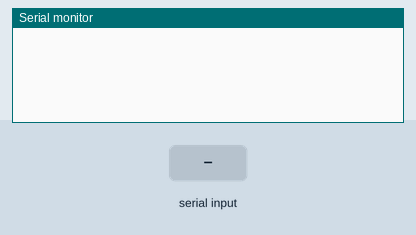
Simulated run of this sketch. Board: Arduino Mega 2560, built with avr-gcc and run on an emulated ATmega2560. Shown: the last lines printed to the serial monitor. The inputs (shaded band) are chosen by the test bench.

Above: at 1.2 s.
1.3 s: "S00\n" received over Serial
At 2.2 s:
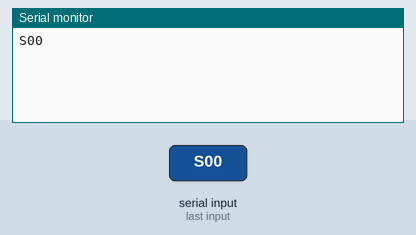
2.8 s: "S00\n" received over the second serial link
At 3.5 s:
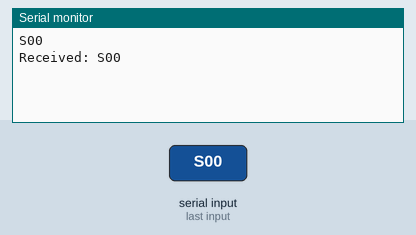
4.3 s: "1\n" received over Serial
At 5.5 s:
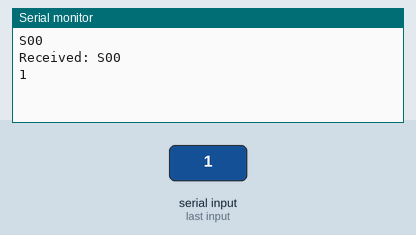
5.8 s: "1\n" received over the second serial link
At 7.0 s:
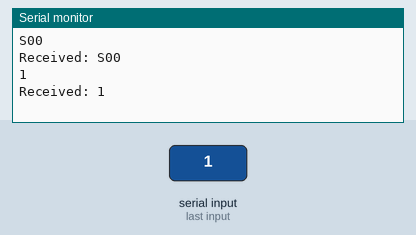

Measured:
- after the input at 1.3 s, the serial monitor: prints a new line at once (image 1)
- after the input at 2.8 s, the serial monitor: prints a new line at once (image 2)
- after the input at 4.3 s, the serial monitor: prints a new line at once (image 3)
- after the input at 5.8 s, the serial monitor: prints a new line at once (image 4)

The sketch:

UART_test.ino
```cpp
#include <HardwareSerial.h>
String receivedData = "";
void setup() {
  Serial2.begin(115200,SERIAL_8N1); // 設定波特率
  Serial.begin(115200); // 用於調試
}

void loop() {

  // Serial2.write("S00"); // 發送數據
  // Serial.println("S00"); // 發送數據

  if (Serial2.available()) {
    // 讀取數據，直到換行符結束
    receivedData = Serial2.readStringUntil('\n');
    // 顯示接收到的數據
    delay(10);
    Serial.print("Received: ");
    Serial.println(receivedData);
  }
  delay(10);
  if (Serial.available()) {
    // 讀取數據，直到換行符結束
    String dataToSend = Serial.readStringUntil('\n');
    delay(10);
    Serial2.print(dataToSend+'\n');
    // size_t temp = Serial2.print(dataToSend);
    Serial.println(dataToSend);
    // Serial.println(temp);
    //Serial.println(dataToSend.length());
  }
}
```
